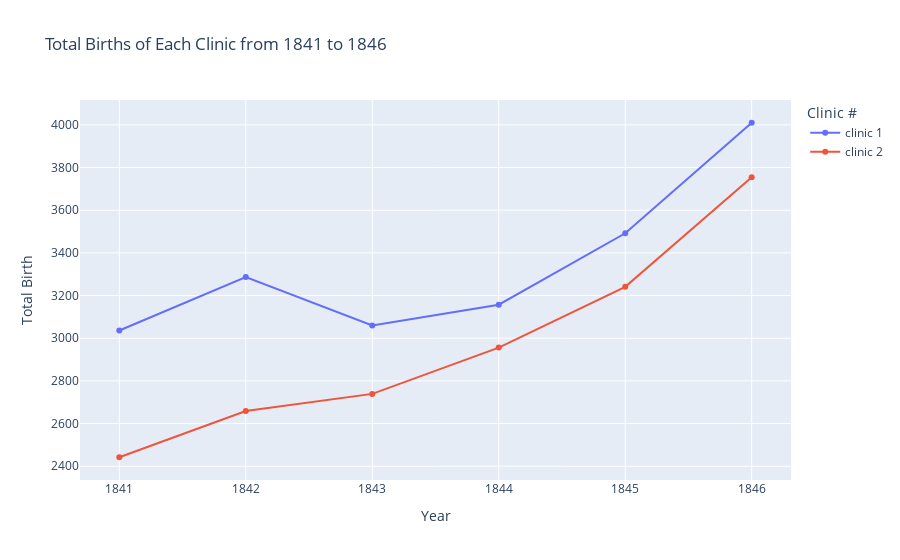

Write notebook code for a chart like this one.
### Markdown cell above
From the above plot, we can see after the first few months of 1847, the number of deaths decreased despite the increasing number of births.

Now let's turn our attention to the yearly data. Let's use plotly to create line charts of the births and deaths of the two different clinics at the Vienna General Hospital.

### Code cell
fig = px.line(data_frame=df_yearly_deaths,
              x='year',
              y='births',
              color='clinic',
              markers=True,
              labels={'clinic': 'Clinic #',
                      'year': 'Year',
                      'births': 'Total Birth'},
              title='Total Births of Each Clinic from 1841 to 1846')
fig.show()

### Figure 1 — Plotly figure (JSON) as saved in the notebook; plotly's stock layout.template omitted (floating-point values rounded to 4 significant figures)
{"data": [{"hovertemplate": "Clinic #=clinic 1<br>Year=%{x}<br>Total Birth=%{y}<extra></extra>", "legendgroup": "clinic 1", "line": {"color": "#636efa", "dash": "solid"}, "marker": {"symbol": "circle"}, "mode": "lines+markers", "name": "clinic 1", "orientation": "v", "showlegend": true, "type": "scatter", "x": [1841, 1842, 1843, 1844, 1845, 1846], "xaxis": "x", "y": [3036, 3287, 3060, 3157, 3492, 4010], "yaxis": "y"}, {"hovertemplate": "Clinic #=clinic 2<br>Year=%{x}<br>Total Birth=%{y}<extra></extra>", "legendgroup": "clinic 2", "line": {"color": "#EF553B", "dash": "solid"}, "marker": {"symbol": "circle"}, "mode": "lines+markers", "name": "clinic 2", "orientation": "v", "showlegend": true, "type": "scatter", "x": [1841, 1842, 1843, 1844, 1845, 1846], "xaxis": "x", "y": [2442, 2659, 2739, 2956, 3241, 3754], "yaxis": "y"}], "layout": {"legend": {"title": {"text": "Clinic #"}, "tracegroupgap": 0}, "title": {"text": "Total Births of Each Clinic from 1841 to 1846"}, "xaxis": {"anchor": "y", "domain": [0, 1], "title": {"text": "Year"}}, "yaxis": {"anchor": "x", "domain": [0, 1], "title": {"text": "Total Birth"}}}}
